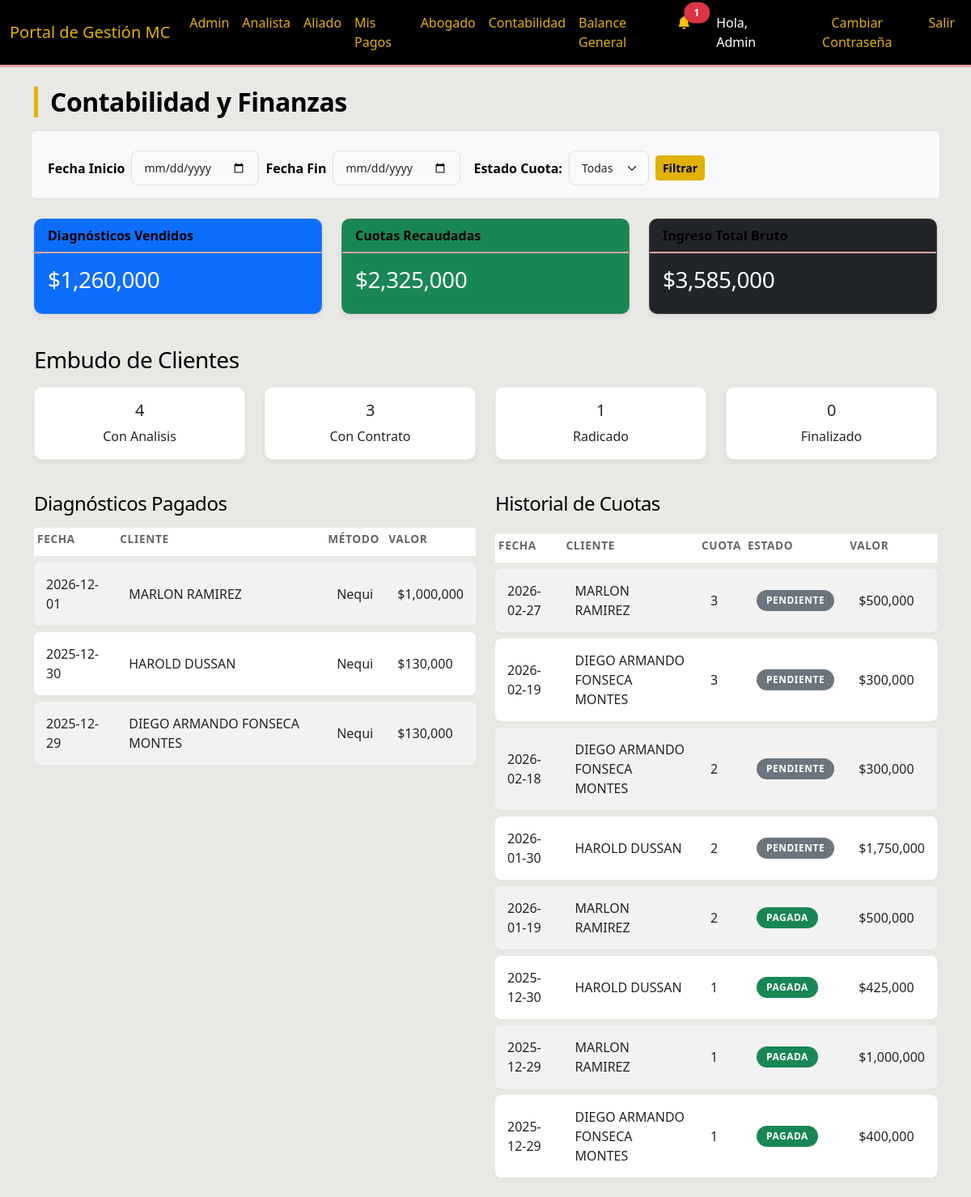
/accounting (signed in), run on the app's committed database.
### models.py (models this page shows)
class User(UserMixin, db.Model):
    id = db.Column(db.Integer, primary_key=True)
    nombre_completo = db.Column(db.String(100), nullable=False)
    telefono = db.Column(db.String(20))
    email = db.Column(db.String(120), unique=True, nullable=False)
    rol = db.Column(db.String(20), nullable=False)  # 'Admin', 'Analista', 'Abogado', 'Aliado'
    password = db.Column(db.String(200)) # Added password for auth
    payments = db.relationship('AllyPayment', backref='ally', lazy=True)

class PaymentDiagnosis(db.Model):
    id = db.Column(db.Integer, primary_key=True)
    client_id = db.Column(db.Integer, db.ForeignKey('client.id'), nullable=False, unique=True)
    valor = db.Column(db.Float)
    fecha_pago = db.Column(db.Date)
    metodo_pago = db.Column(db.String(50)) # 'Nequi', 'Daviplata', 'Bancolombia', 'Link de pago', 'Efectivo'
    verificado = db.Column(db.Boolean, default=False)
    client = db.relationship('Client', backref=db.backref('payment_diagnosis', uselist=False, cascade='all, delete-orphan'))

class Client(db.Model):
    id = db.Column(db.Integer, primary_key=True)
    nombre = db.Column(db.String(100))
    tipo_id = db.Column(db.String(20))
    numero_id = db.Column(db.String(20))
    contract_number = db.Column(db.String(50), nullable=True, unique=True)
    telefono = db.Column(db.String(20), nullable=False)
    email = db.Column(db.String(120))
    ciudad = db.Column(db.String(50))
    motivo_consulta = db.Column(db.Text)
    estado = db.Column(db.String(50), default=ClientStatus.NUEVO) # Use keys from ClientStatus
    analista_id = db.Column(db.Integer, db.ForeignKey('user.id'))
    abogado_id = db.Column(db.Integer, db.ForeignKey('user.id'))
    created_at = db.Column(db.DateTime, default=datetime.utcnow)
    conclusion_analisis = db.Column(db.Text) # New field for analysis conclusion
    last_status_update = db.Column(db.DateTime, default=datetime.utcnow) # New field for last status update
    login_user_id = db.Column(db.Integer, db.ForeignKey('user.id'), nullable=True) # Link to User
    analista = db.relationship('User', foreign_keys=[analista_id], backref='clientes_registrados')
    login_user = db.relationship('User', foreign_keys=[login_user_id], backref='client_profile')

class ContractInstallment(db.Model):
    id = db.Column(db.Integer, primary_key=True)
    payment_contract_id = db.Column(db.Integer, db.ForeignKey('payment_contract.id'), nullable=False)
    numero_cuota = db.Column(db.Integer, nullable=False)
    valor = db.Column(db.Float)
    fecha_vencimiento = db.Column(db.Date)
    metodo_pago = db.Column(db.String(50))
    estado = db.Column(db.String(50), default='Pendiente') # 'Pendiente', 'Pagada', 'En Mora'
    payment_contract = db.relationship('PaymentContract', backref='installments')

### routes/main.py (the view, shortened to what this page needs)
@main_bp.route('/accounting')
@login_required
def accounting_dashboard():
    if current_user.rol not in ['Admin', 'Abogado']:
        flash('Acceso no autorizado', 'danger')
        return redirect(url_for('main.index'))
    start_date = request.args.get('start_date')
    end_date = request.args.get('end_date')
    q_income_diag = db.session.query(func.sum(PaymentDiagnosis.valor)).filter(PaymentDiagnosis.verificado == True)
    q_income_inst = db.session.query(func.sum(ContractInstallment.valor)).filter(ContractInstallment.estado == 'Pagada')
    q_recent_diag = PaymentDiagnosis.query.filter_by(verificado=True)
    q_recent_inst = ContractInstallment.query
    income_diagnosis = q_income_diag.scalar() or 0
    income_installments = q_income_inst.scalar() or 0
    total_gross_income = income_diagnosis + income_installments
    clients_with_analysis = Client.query.filter_by(estado='Con_Analisis').count()
    clients_with_contract = Client.query.filter_by(estado='Con_Contrato').count()
    clients_radicados = Client.query.filter_by(estado='Radicado').count()
    clients_finalized = Client.query.filter_by(estado='Finalizado').count()
    funnel_stats = {
        'Con_Analisis': clients_with_analysis,
        'Con_Contrato': clients_with_contract,
        'Radicado': clients_radicados,
        'Finalizado': clients_finalized
    }
    recent_diagnoses = q_recent_diag.order_by(PaymentDiagnosis.fecha_pago.desc()).limit(50).all()
    estado_filter = request.args.get('estado_cuota')
    if estado_filter and estado_filter != 'todos':
        q_recent_inst = q_recent_inst.filter_by(estado=estado_filter)
    recent_installments = q_recent_inst.order_by(ContractInstallment.fecha_vencimiento.desc()).limit(50).all()
    return render_template('accounting.html',
                           income_diagnosis=income_diagnosis,
                           income_installments=income_installments,
                           total_gross_income=total_gross_income,
                           funnel_stats=funnel_stats,
                           recent_diagnoses=recent_diagnoses,
                           recent_installments=recent_installments,
                           current_filter=estado_filter,
                           start_date=start_date,
                           end_date=end_date)

### app.py (called while the page is built)
@login_manager.user_loader
def load_user(user_id):
    return User.query.get(int(user_id))

### templates/accounting.html (shortened to what this page needs)
{% extends "base.html" %}
{% block content %}
<h2 class="mb-4">Contabilidad y Finanzas</h2>
<form method="GET" class="row g-2 mb-4 align-items-center bg-light p-3 rounded border">
    <div class="col-auto">
        <label for="start_date" class="col-form-label fw-bold">Fecha Inicio</label>
    </div>
    <div class="col-auto">
        <input type="date" class="form-control form-control-sm" name="start_date" value="{{ start_date or '' }}">
    </div>
    <div class="col-auto">
        <label for="end_date" class="col-form-label fw-bold">Fecha Fin</label>
    </div>
    <div class="col-auto">
        <input type="date" class="form-control form-control-sm" name="end_date" value="{{ end_date or '' }}">
    </div>
    <div class="col-auto">
        <label for="estado_cuota" class="col-form-label fw-bold ms-2">Estado Cuota:</label>
    </div>
    <div class="col-auto">
        <select name="estado_cuota" id="estado_cuota" class="form-select form-select-sm">
            <option value="todos" {% if current_filter=='todos' or not current_filter %}selected{% endif %}>
                Todas</option>
        </select>
    </div>
    <div class="col-auto">
        <button type="submit" class="btn btn-sm btn-primary">Filtrar</button>
    </div>
</form>
<div class="row mb-4">
    <div class="col-md-4">
        <div class="card text-white bg-primary mb-3">
            <div class="card-header">Diagnósticos Vendidos</div>
            <div class="card-body">
                <h3 class="card-title">${{ "{:,.0f}".format(income_diagnosis) }}</h3>
            </div>
        </div>
    </div>
    <div class="col-md-4">
        <div class="card text-white bg-success mb-3">
            <div class="card-header">Cuotas Recaudadas</div>
            <div class="card-body">
                <h3 class="card-title">${{ "{:,.0f}".format(income_installments) }}</h3>
            </div>
        </div>
    </div>
    <div class="col-md-4">
        <div class="card text-white bg-dark mb-3">
            <div class="card-header">Ingreso Total Bruto</div>
            <div class="card-body">
                <h3 class="card-title">${{ "{:,.0f}".format(total_gross_income) }}</h3>
            </div>
        </div>
    </div>
</div>
<h3 class="mb-3">Embudo de Clientes</h3>
<div class="row mb-4">
    {% for status, count in funnel_stats.items() %}
    <div class="col-md-3">
        <div class="card mb-3">
            <div class="card-body text-center">
                <h5 class="card-title">{{ count }}</h5>
                <p class="card-text">{{ status.replace('_', ' ') }}</p>
            </div>
        </div>
    </div>
    {% endfor %}
</div>
<div class="row">
    <div class="col-md-6">
        <h4>Diagnósticos Pagados</h4>
        <div class="table-responsive">
            <table class="table table-striped table-sm">
                <thead>
                    <tr>
                        <th>Fecha</th>
                        <th>Cliente</th>
                        <th>Método</th>
                        <th>Valor</th>
                    </tr>
                </thead>
                <tbody>
                    {% for p in recent_diagnoses %}
                    <tr>
                        <td>{{ p.fecha_pago }}</td>
                        <td>{{ p.client.nombre }}</td>
                        <td>{{ p.metodo_pago }}</td>
                        <td>${{ "{:,.0f}".format(p.valor) }}</td>
                    </tr>
                    {% endfor %}
                </tbody>
            </table>
        </div>
    </div>
    <div class="col-md-6">
        <div class="d-flex justify-content-between align-items-center mb-2">
            <h4>Historial de Cuotas</h4>
        </div>
        <div class="table-responsive">
            <table class="table table-striped table-sm">
                <thead>
                    <tr>
                        <th>Fecha</th>
                        <th>Cliente</th>
                        <th>Cuota</th>
                        <th>Estado</th>
                        <th>Valor</th>
                    </tr>
                </thead>
                <tbody>
                    {% for c in recent_installments %}
                    <tr>
                        <td>{{ c.fecha_vencimiento }}</td>
                        <td>{{ c.payment_contract.client.nombre }}</td>
                        <td>{{ c.numero_cuota }}</td>
                        <td>
                            {% if c.estado == 'Pagada' %}
                            <span class="badge bg-success">Pagada</span>
                            {% elif c.estado == 'En Mora' %}
                            <span class="badge bg-danger">En Mora</span>
                            {% else %}
                            <span class="badge bg-secondary">{{ c.estado }}</span>
                            {% endif %}
                        </td>
                        <td>${{ "{:,.0f}".format(c.valor) }}</td>
                    </tr>
                    {% endfor %}
                </tbody>
            </table>
        </div>
    </div>
</div>
{% endblock %}

### templates/base.html (shortened to what this page needs)
<!DOCTYPE html>
<html lang="es">
<head>
    <link href="https://cdn.jsdelivr.net/npm/bootstrap@5.3.0/dist/css/bootstrap.min.css" rel="stylesheet">
    <link href="https://cdn.jsdelivr.net/npm/bootstrap-icons@1.7.2/font/bootstrap-icons.css" rel="stylesheet">
    <link rel="stylesheet" href="{{ url_for('static', filename='css/style.css') }}">
</head>
<body>
    <nav class="navbar navbar-expand-lg navbar-dark bg-dark">
        <div class="container-fluid">
            <a class="navbar-brand" href="#">Portal de Gestión MC</a>
            <div class="collapse navbar-collapse" id="navbarNav">
                <ul class="navbar-nav me-auto">
                    {% if current_user.is_authenticated %}
                    {% if current_user.rol == 'Admin' %}
                    <li class="nav-item"><a class="nav-link" href="{{ url_for('admin.admin_dashboard') }}">Admin</a>
                    </li>
                    {% endif %}
                    {% if current_user.rol == 'Analista' or current_user.rol == 'Admin' %}
                    <li class="nav-item"><a class="nav-link"
                            href="{{ url_for('analyst.analyst_dashboard') }}">Analista</a>
                    </li>
                    {% endif %}
                    {% if current_user.rol == 'Aliado' or current_user.rol == 'Admin' %}
                    <li class="nav-item"><a class="nav-link"
                            href="{{ url_for('aliados.aliados_dashboard') }}">Aliado</a>
                    </li>
                    <li class="nav-item"><a class="nav-link" href="{{ url_for('aliados.mis_pagos') }}">Mis Pagos</a>
                    </li>
                    {% endif %}
                    {% if current_user.rol == 'Abogado' or current_user.rol == 'Admin' %}
                    <li class="nav-item"><a class="nav-link" href="{{ url_for('lawyer.lawyer_dashboard') }}">Abogado</a>
                    </li>
                    <li class="nav-item"><a class="nav-link"
                            href="{{ url_for('main.accounting_dashboard') }}">Contabilidad</a>
                    </li>
                    <li class="nav-item"><a class="nav-link" href="{{ url_for('main.balance_general') }}">Balance
                            General</a>
                    </li>
                    {% endif %}
                    {% endif %}
                </ul>
                <ul class="navbar-nav">
                    {% if current_user.is_authenticated %}
                    <li class="nav-item dropdown me-3">
                        <a class="nav-link position-relative" href="#" id="navbarDropdownNotifications" role="button"
                            data-bs-toggle="dropdown" aria-expanded="false">
                            <i class="bi bi-bell{% if unread_messages_count > 0 %}-fill text-warning{% endif %}"></i>
                            {% if unread_messages_count > 0 %}
                            <span
                                class="position-absolute top-10 start-100 translate-middle badge rounded-pill bg-danger">
                                {{ unread_messages_count }}
                            </span>
                            {% endif %}
                        </a>
                    </li>
                    <li class="nav-item"><span class="nav-link text-light">Hola, {{ current_user.nombre_completo
                            }}</span></li>
                    <li class="nav-item">
                        <button type="button" class="btn btn-link nav-link" data-bs-toggle="modal"
                            data-bs-target="#changePasswordModal">
                            Cambiar Contraseña
                        </button>
                    </li>
                    <li class="nav-item"><a class="nav-link" href="{{ url_for('auth.logout') }}">Salir</a></li>
                    {% else %}
                    <li class="nav-item"><a class="nav-link" href="{{ url_for('auth.login') }}">Ingresar</a></li>
                    {% endif %}
                </ul>
            </div>
        </div>
    </nav>
    <div class="container mt-4">
        {% block content %}{% endblock %}
    </div>
</body>
</html>

### static/css/style.css (style rules this page uses)
:root { --color-dorado: #e1b107; --color-rosado: #e8a1a1; --color-gris: #e8e8e4; --color-blanco: #ffffff; --color-negro: #000000; }
body { background-color: var(--color-gris); font-family: 'Segoe UI', Tahoma, Geneva, Verdana, sans-serif; color: var(--color-negro); }
.navbar { background-color: var(--color-negro) !important; border-bottom: 3px solid var(--color-rosado); }
.navbar-brand, .nav-link { color: var(--color-dorado) !important; transition: color 0.3s; }
.nav-link.text-light { color: var(--color-blanco) !important; }
.btn-primary { background-color: var(--color-dorado); border-color: var(--color-dorado); color: var(--color-negro); font-weight: 600; }
.card { background-color: var(--color-blanco); border: 1px solid rgba(232, 161, 161, 0.2); border-radius: 10px; box-shadow: 0 4px 6px rgba(0, 0, 0, 0.05); transition: transform 0.2s, box-shadow 0.2s; }
.card-header { background-color: transparent; border-bottom: 2px solid var(--color-rosado); border-radius: 10px 10px 0 0 !important; font-weight: 700; color: var(--color-negro); }
h1, h2, h3, h4, h5, h6 { color: var(--color-negro); letter-spacing: -0.5px; }
h2 { border-left: 5px solid var(--color-dorado); padding-left: 15px; margin-bottom: 25px; font-weight: 700; }
.form-control, .form-select { border: 1px solid #e0e0e0; padding: 10px 15px; border-radius: 8px; transition: all 0.3s ease; background-color: #fafafa; }
.table { border-collapse: separate; border-spacing: 0 8px; }
.table thead th { border: none; text-transform: uppercase; font-size: 0.85rem; font-weight: 700; letter-spacing: 0.05em; color: #666; padding-bottom: 10px; }
.table tbody tr { background-color: var(--color-blanco); box-shadow: 0 2px 4px rgba(0, 0, 0, 0.02); transition: transform 0.2s, box-shadow 0.2s; }
.table td { border: none; vertical-align: middle; padding: 15px; }
.table td:first-child { border-top-left-radius: 8px; border-bottom-left-radius: 8px; }
.table td:last-child { border-top-right-radius: 8px; border-bottom-right-radius: 8px; }
.badge { font-weight: 600; padding: 0.6em 1em; border-radius: 50rem; text-transform: uppercase; font-size: 0.75rem; letter-spacing: 0.5px; }
.card { animation: fadeIn 0.5s ease-out forwards; }

### data on the page
User: nombre_completo "Admin"
PaymentDiagnosis: fecha_pago "2026-12-01", client.nombre "MARLON RAMIREZ", metodo_pago "Nequi", valor "1,000,000"
PaymentDiagnosis: fecha_pago "2025-12-30", client.nombre "HAROLD DUSSAN", metodo_pago "Nequi", valor "130,000"
PaymentDiagnosis: fecha_pago "2025-12-29", client.nombre "DIEGO ARMANDO FONSECA MONTES", metodo_pago "Nequi", valor "130,000"
ContractInstallment: fecha_vencimiento "2026-02-27", payment_contract.client.nombre "MARLON RAMIREZ", numero_cuota "3", estado "PENDIENTE", valor "500,000"
ContractInstallment: fecha_vencimiento "2026-02-19", payment_contract.client.nombre "DIEGO ARMANDO FONSECA MONTES", numero_cuota "3", estado "PENDIENTE", valor "300,000"
ContractInstallment: fecha_vencimiento "2026-02-18", payment_contract.client.nombre "DIEGO ARMANDO FONSECA MONTES", numero_cuota "2", estado "PENDIENTE", valor "300,000"
ContractInstallment: fecha_vencimiento "2026-01-30", payment_contract.client.nombre "HAROLD DUSSAN", numero_cuota "2", estado "PENDIENTE", valor "1,750,000"
ContractInstallment: fecha_vencimiento "2026-01-19", payment_contract.client.nombre "MARLON RAMIREZ", numero_cuota "2", estado "PAGADA", valor "500,000"
ContractInstallment: fecha_vencimiento "2025-12-30", payment_contract.client.nombre "HAROLD DUSSAN", numero_cuota "1", estado "PAGADA", valor "425,000"
ContractInstallment: fecha_vencimiento "2025-12-29", payment_contract.client.nombre "MARLON RAMIREZ", numero_cuota "1", estado "PAGADA", valor "1,000,000"
ContractInstallment: fecha_vencimiento "2025-12-29", payment_contract.client.nombre "DIEGO ARMANDO FONSECA MONTES", numero_cuota "1", estado "PAGADA", valor "400,000"

### other printed values
{{ unread_messages_count }} "1"
{{ "{:,.0f}".format(income_diagnosis) }} "1,260,000"
{{ "{:,.0f}".format(income_installments) }} "2,325,000"
{{ "{:,.0f}".format(total_gross_income) }} "3,585,000"
{{ count }} "4" "3" "1" "0"
{{ status.replace('_', ' ') }} "Con Analisis" "Con Contrato" "Radicado" "Finalizado"
